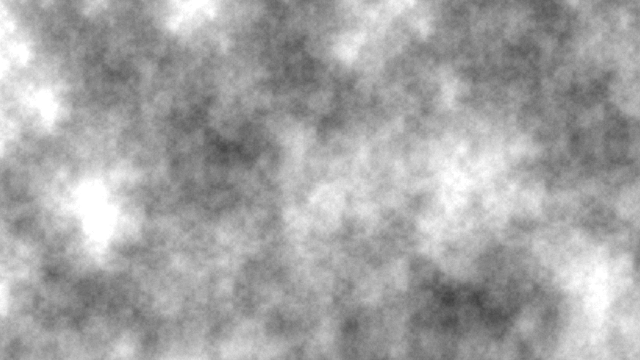
Frame 1 (no input)
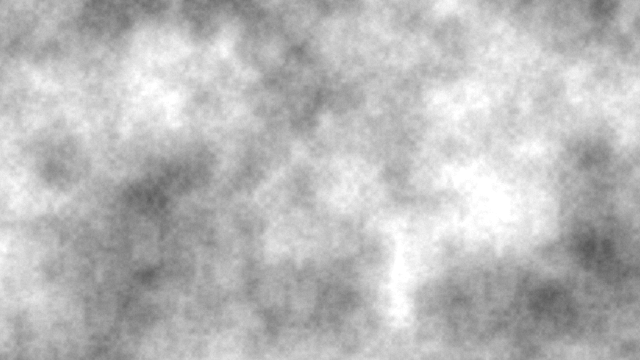
Frame 60 (the mouse pressed at the canvas centre just before this capture)
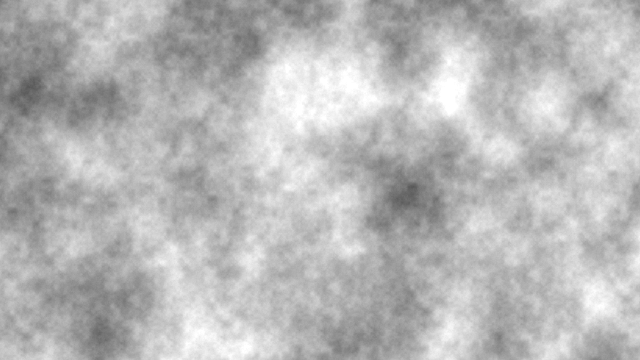
Frame 120 (the mouse held since frame 60 and released just before this capture)

The Processing sketch that drew these frames (run headless with seeded random() and noise(); from frame 60 on, the mouse is pressed at the canvas centre):

// Processing sketch: Processing3DNoiseExample
// ── Processing3DNoiseExample.pde
float increment = 0.01;
// The noise function's 3rd argument, a global variable that increments once per cycle
float zoff = 0.0;  
// We will increment zoff differently than xoff and yoff
float zincrement = 0.02; 

void setup() {
  size(640, 360);
  frameRate(60);
}

void draw() {
  
  // Optional: adjust noise detail here
   noiseDetail(15,0.65f);
  
  loadPixels();

  float xoff = 0.0; // Start xoff at 0
  
  // For every x,y coordinate in a 2D space, calculate a noise value and produce a brightness value
  for (int x = 0; x < width; x++) {
    xoff += increment;   // Increment xoff 
    float yoff = 0.0;   // For every xoff, start yoff at 0
    for (int y = 0; y < height; y++) {
      yoff += increment; // Increment yoff
      
      // Calculate noise and scale by 255
      float bright = noise(xoff,yoff,zoff)*255;

      // Try using this line instead
      //float bright = random(0,255);
      
      // Set each pixel onscreen to a grayscale value
      pixels[x+y*width] = color(bright,bright,bright);
    }
  }
  updatePixels();
  
  zoff += zincrement; // Increment zoff
  
  
}
